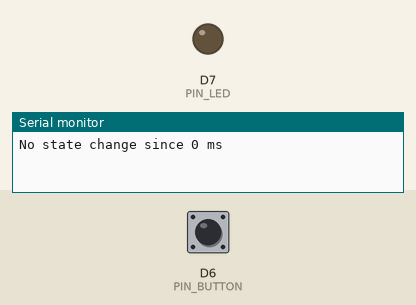
A sketch run on a simulated ESP8266 (NodeMCU). Shown: output pins drawn as LEDs (lit = HIGH), the last lines printed to the serial monitor. Inputs (shaded band) come from the test bench; at power-on: D6 (PIN_BUTTON) LOW.

Above: at 1.2 s.
1.3 s: D6 (PIN_BUTTON) pulled HIGH for 0.15 s
At 1.37 s:
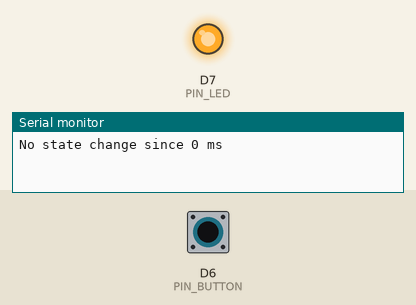
2.9 s: D6 (PIN_BUTTON) pulled HIGH for 3.2 s
At 6.5 s:
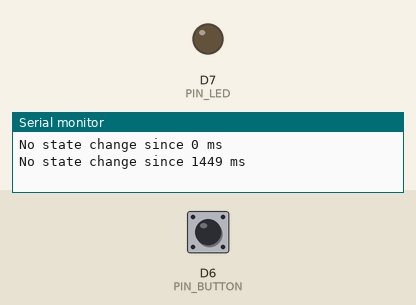
Timing chart, 0 to 8.0 s (numbered marks = the images above; inputs shaded):
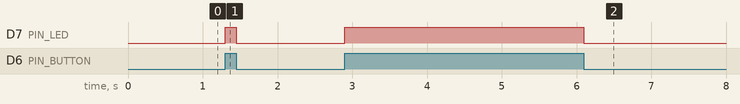

The sketch:

buttonread.ino
```cpp
//Pins
const int PIN_BUTTON = D6;
const int PIN_LED = D7;

//Constants
const unsigned long INACTIVITY_TIMEOUT_MS = 1000;

//Global Variables
// Tracks current button state
int g_button_state = 0;

// Last time the button was pressed
unsigned long g_button_last_pressed_at_ms = 0;

// Last time inactivity was printed
unsigned long g_last_print_time_ms = 0;

void setup() {
  Serial.begin(115200);

  pinMode(PIN_LED, OUTPUT);
  pinMode(PIN_BUTTON, INPUT);
  digitalWrite(PIN_LED, LOW);
}

void loop() {
  g_button_state = digitalRead(PIN_BUTTON);
  unsigned long current_time_ms = millis();

  if (g_button_state == HIGH) {
    // Button is pressed — turn LED on and update last press time
    digitalWrite(PIN_LED, HIGH);
    g_button_last_pressed_at_ms = current_time_ms;
  } else {
    // Button not pressed — turn LED off
    digitalWrite(PIN_LED, LOW);
  }

  // If more than 1 second has passed since last press and last message
  if ((current_time_ms - g_button_last_pressed_at_ms > INACTIVITY_TIMEOUT_MS) &&
      (current_time_ms - g_last_print_time_ms > INACTIVITY_TIMEOUT_MS)) {
    Serial.printf("No state change since %lu ms\n", g_button_last_pressed_at_ms);
    g_last_print_time_ms = current_time_ms;
  }
}
```

Measured:
- after the input at 1.3 s, D7 (PIN_LED): LOW → HIGH at once, → LOW 0.15 s later
- after the input at 2.9 s, D7 (PIN_LED): LOW → HIGH at once, → LOW 3.2 s later
